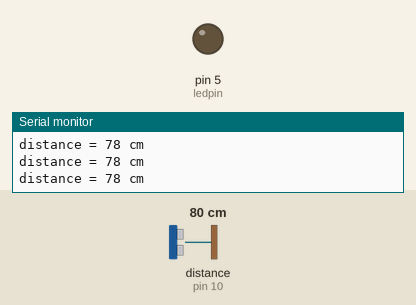
This sketch was run on a simulated Arduino Uno, built with avr-gcc and run on an emulated ATmega328P. On the bench: output pins drawn as LEDs (lit = HIGH), the last lines printed to the serial monitor. Wiring (inferred from the names in the program): ultrasonic range finder: trigger pin 9; echo pin 10. The inputs (shaded band) are chosen by the test bench; at power-on: distance to the obstacle (sensor on pin 10) 80 cm. The echo pulse lasts 58.3 µs per cm; pins used as bus, display or sensor lines are not drawn.

Above: at 1.2 s.
1.3 s: distance to the obstacle (sensor on pin 10) set to 18 cm
At 2.1 s:
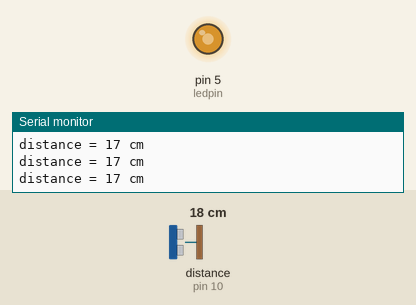
2.8 s: distance to the obstacle (sensor on pin 10) set to 2 cm
At 4.0 s:
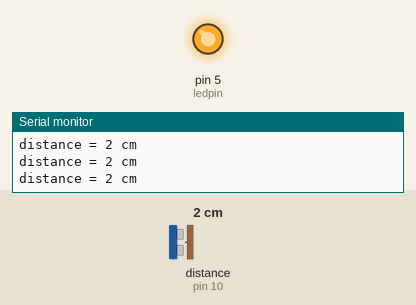
4.3 s: distance to the obstacle (sensor on pin 10) set to 35 cm
At 5.5 s:
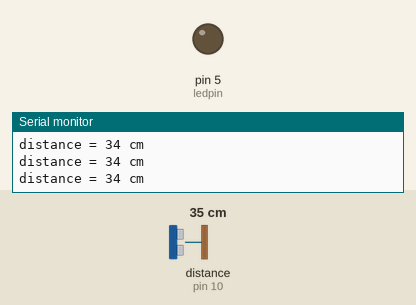
7.3 s: distance to the obstacle (sensor on pin 10) set to 28 cm
At 8.3 s:
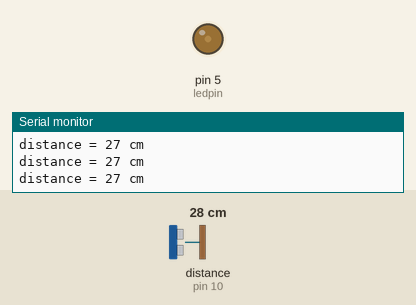
8.8 s: distance to the obstacle (sensor on pin 10) set to 120 cm
At 9.4 s:
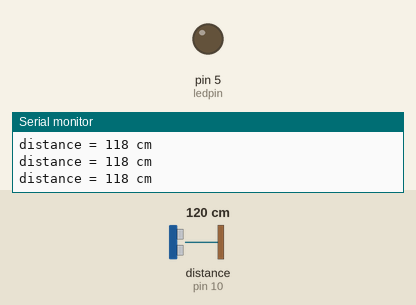
Timing chart, 0 to 11.8 s (numbered marks = the images above; inputs shaded):
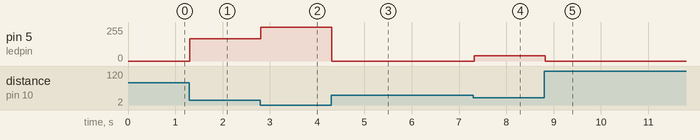

Measured:
- after the input at 1.3 s, pin 5 (ledpin): 0/255 → 166/255 at once
- after the input at 2.8 s, pin 5 (ledpin): 166/255 → 255/255 at once
- after the input at 4.3 s, pin 5 (ledpin): 255/255 → 0/255 at once
- after the input at 7.3 s, pin 5 (ledpin): 0/255 → 39/255 at once
- after the input at 8.8 s, pin 5 (ledpin): 39/255 → 0/255 at once

The sketch:

shiri14.ino
```cpp
long duration;
int distance;

const int trig = 9;
const int echo = 10;
int ledpin = 5;

void setup() {
  pinMode(trig, OUTPUT); // Sets the trigPin as an Output
  pinMode(echo, INPUT); // Sets the echoPin as an Input
  Serial.begin(9600); // Starts the serial communication
}

void loop() {
  distance = calculateDistance();
  if (distance < 10) {
    digitalWrite(ledpin, HIGH);
  }
  else if (distance > 30) {
    digitalWrite(ledpin, LOW);
  }
  else {
    int value = map(distance, 10, 30, 255, 0);
    analogWrite(5, value);
  }

  Serial.print("distance = ");
  Serial.print(distance);
  Serial.println(" cm");
}
int calculateDistance() {

  digitalWrite(trig, LOW);
  delayMicroseconds(2);
  // Sets the trigPin on HIGH state for 10 micro seconds
  digitalWrite(trig, HIGH);
  delayMicroseconds(10);
  digitalWrite(trig, LOW);
  duration = pulseIn(echo, HIGH); // Reads the echoPin, returns the sound wave travel time in microseconds
  distance = duration * 0.034 / 2;
  return distance;
}
```
